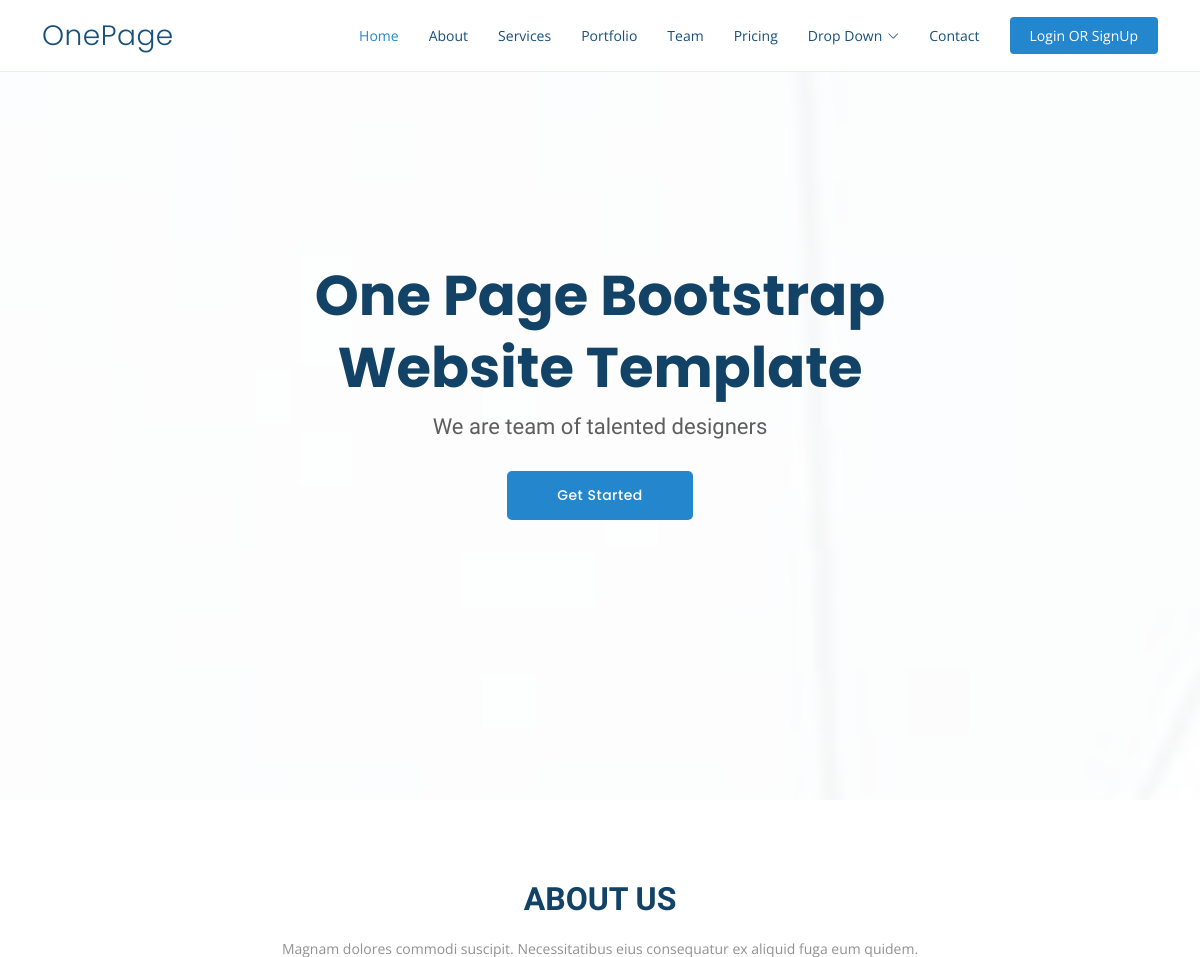
The app's page / (upper part), older data.
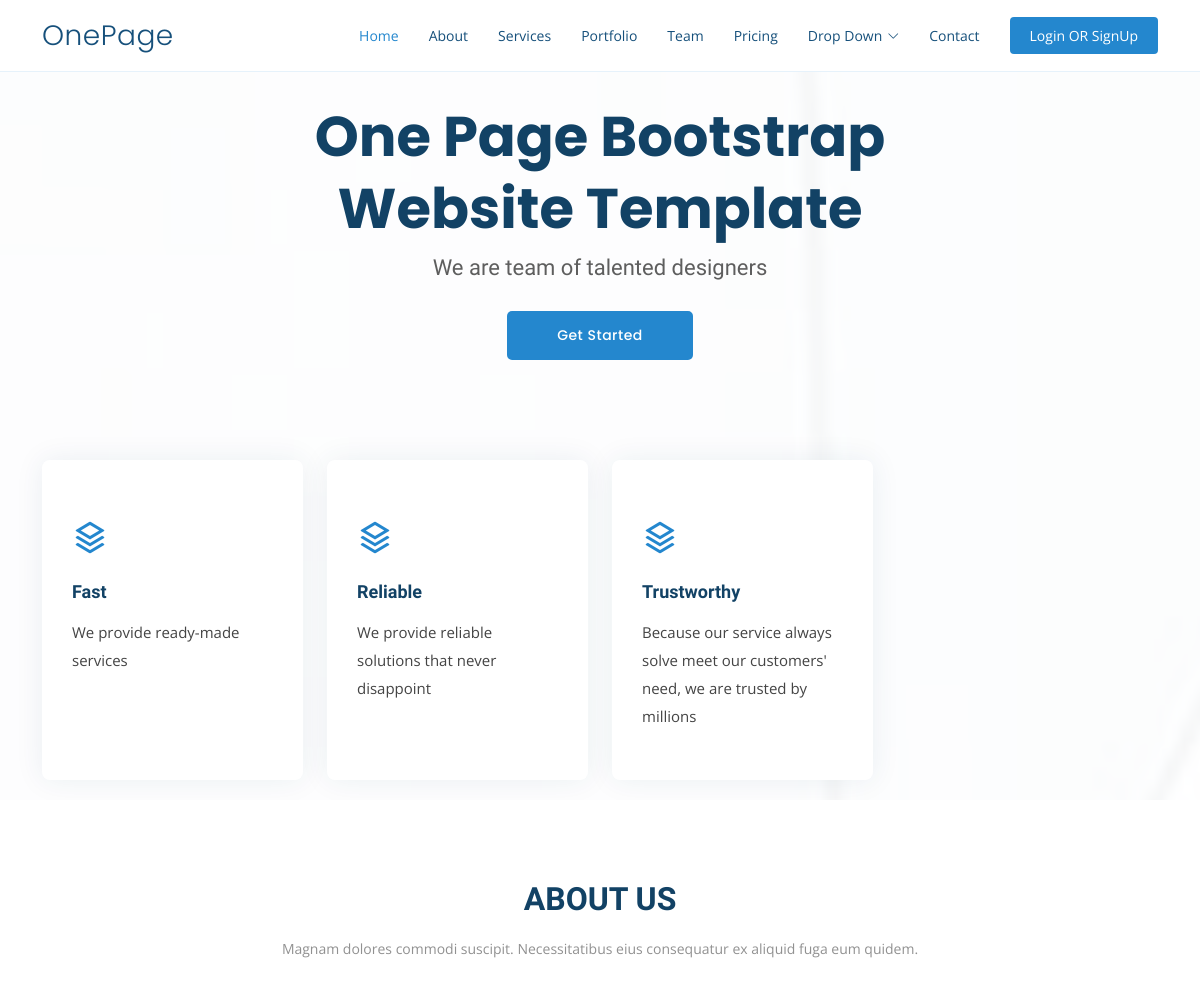
The same page, newer data.
### myapp/models.py (models this page shows)
class Feature(models.Model):
    name = models.CharField(max_length=100)
    details = models.CharField(max_length=500)

### myapp/views.py (the view)
# urls.py: path('', views.index, name='index'),
def index(request):
    features = Feature.objects.all()
    return render(request, 'index.html', {'features': features})

### templates/index.html (shortened to what this page needs)
{% load static %}
<!DOCTYPE html>
<html lang="en">
<head>
  <link href="{% static 'assets/vendor/aos/aos.css' %}" rel="stylesheet">
  <link href="{% static 'assets/vendor/bootstrap/css/bootstrap.min.css' %}" rel="stylesheet">
  <link href="{% static 'assets/vendor/bootstrap-icons/bootstrap-icons.css' %}" rel="stylesheet">
  <link href="{% static 'assets/vendor/boxicons/css/boxicons.min.css' %}" rel="stylesheet">
  <link href="{% static 'assets/vendor/glightbox/css/glightbox.min.css' %}" rel="stylesheet">
  <link href="{% static 'assets/vendor/remixicon/remixicon.css' %}" rel="stylesheet">
  <link href="{% static 'assets/vendor/swiper/swiper-bundle.min.css' %}" rel="stylesheet">
  <link href="{% static 'assets/css/style.css' %}" rel="stylesheet">
</head>
<body>
  <header id="header" class="fixed-top">
    <div class="container d-flex align-items-center justify-content-between">
      <h1 class="logo"><a href="index.html">OnePage</a></h1>
      <nav id="navbar" class="navbar">
        <ul>
          <li><a class="nav-link scrollto active" href="#hero">Home</a></li>
          <li><a class="nav-link scrollto" href="#about">About</a></li>
          <li><a class="nav-link scrollto" href="#services">Services</a></li>
          <li><a class="nav-link scrollto o" href="#portfolio">Portfolio</a></li>
          <li><a class="nav-link scrollto" href="#team">Team</a></li>
          <li><a class="nav-link scrollto" href="#pricing">Pricing</a></li>
          <li class="dropdown"><a href="#"><span>Drop Down</span> <i class="bi bi-chevron-down"></i></a>
          </li>
          <li><a class="nav-link scrollto" href="#contact">Contact</a></li>
          {% if user.is_authenticated %}
          <li><a class="getstarted scrollto" href="logout">Logout</a></li>
          {% else %}
          <li><a class="getstarted scrollto" href="login">Login OR SignUp</a></li>
          {% endif %}
        </ul>
      </nav>
    </div>
  </header>
  <section id="hero" class="d-flex align-items-center">
    <div class="container position-relative" data-aos="fade-up" data-aos-delay="100">
      <div class="row justify-content-center">
        <div class="col-xl-7 col-lg-9 text-center">
          {% if user.is_authenticated %}
          <h1>Welcome, {{user.username}}</h1>
          {% else %}
          <h1>One Page Bootstrap Website Template</h1>
          {% endif %}
          <h2>We are team of talented designers</h2>
        </div>
      </div>
      <div class="text-center">
        <a href="#about" class="btn-get-started scrollto">Get Started</a>
      </div>
      <div class="row icon-boxes">
        {% for feature in features %}
        <div class="col-md-6 col-lg-3 d-flex align-items-stretch mb-5 mb-lg-0" data-aos="zoom-in" data-aos-delay="200">
          <div class="icon-box">
            <div class="icon"><i class="ri-stack-line"></i></div>
            <h4 class="title"><a href="">{{feature.name}}</a></h4>
            <p class="description">{{feature.details}}</p>
          </div>
        </div>
        {% endfor %}
      </div>
    </div>
  </section>
  <main id="main">
    <section id="about" class="about">
      <div class="container" data-aos="fade-up">
        <div class="section-title">
          <h2>About Us</h2>
          <p>Magnam dolores commodi suscipit. Necessitatibus eius consequatur ex aliquid fuga eum quidem. </p>
        </div>
      </div>
    </section>
  </main>
</body>
</html>

### static/assets/css/style.css (style rules this page uses)
body { font-family: "Open Sans", sans-serif; color: #444444; }
a { color: #2487ce; text-decoration: none; }
h1, h2, h3, h4, h5, h6 { font-family: "Raleway", sans-serif; }
#header { transition: all 0.5s; background: #fff; z-index: 997; padding: 15px 0; border-bottom: 1px solid #e6f2fb; }
#header .logo { font-size: 28px; margin: 0; padding: 0; line-height: 1; font-weight: 300; letter-spacing: 0.5px; font-family: "Poppins", sans-serif; }
#header .logo a { color: #16507b; }
.navbar { padding: 0; }
.navbar ul { margin: 0; padding: 0; display: flex; list-style: none; align-items: center; }
.navbar li { position: relative; }
.navbar a, .navbar a:focus { display: flex; align-items: center; justify-content: space-between; padding: 10px 0 10px 30px; font-size: 14px; color: #16507b; white-space: nowrap; transition: 0.3s; }
.navbar a i, .navbar a:focus i { font-size: 12px; line-height: 0; margin-left: 5px; }
.navbar a:hover, .navbar .active, .navbar .active:focus, .navbar li:hover > a { color: #2487ce; }
.navbar .getstarted, .navbar .getstarted:focus { background: #2487ce; padding: 8px 20px; margin-left: 30px; border-radius: 4px; color: #fff; }
#hero { width: 100%; height: 100vh; position: relative; background: url("../img/hero-bg.jpg") top center; background-size: cover; position: relative; }
#hero:before { content: ""; background: rgba(255, 255, 255, 0.8); position: absolute; bottom: 0; top: 0; left: 0; right: 0; }
#hero .container { padding-top: 80px; }
#hero h1 { margin: 0; font-size: 56px; font-weight: 700; line-height: 72px; color: #124265; font-family: "Poppins", sans-serif; }
#hero h2 { color: #5e5e5e; margin: 10px 0 0 0; font-size: 22px; }
#hero .btn-get-started { font-family: "Poppins", sans-serif; font-weight: 500; font-size: 14px; letter-spacing: 0.5px; display: inline-block; padding: 14px 50px; border-radius: 5px; transition: 0.5s; margin-top: 30px; color: #fff; background: #2487ce; }
#hero .icon-boxes { margin-top: 100px; }
#hero .icon-box { padding: 50px 30px; position: relative; overflow: hidden; background: #fff; box-shadow: 0 0 29px 0 rgba(18, 66, 101, 0.08); transition: all 0.3s ease-in-out; border-radius: 8px; z-index: 1; }
#hero .icon-box .title { font-weight: 700; margin-bottom: 15px; font-size: 18px; }
#hero .icon-box .title a { color: #124265; transition: 0.3s; }
#hero .icon-box .description { font-size: 15px; line-height: 28px; margin-bottom: 0; }
#hero .icon-box .icon { margin-bottom: 20px; padding-top: 10px; display: inline-block; transition: all 0.3s ease-in-out; font-size: 36px; line-height: 1; color: #2487ce; }
@media (min-width: 1024px) { #hero { background-attachment: fixed; } }
section { padding: 80px 0; overflow: hidden; }
.section-title { text-align: center; padding-bottom: 30px; }
.section-title h2 { font-size: 32px; font-weight: bold; text-transform: uppercase; margin-bottom: 20px; padding-bottom: 0; color: #124265; }
.section-title p { margin-bottom: 0; font-size: 14px; color: #919191; }

Row changes from the older to the newer data that the page shows:
added Feature: name "Fast", details "We provide ready-made services"
added Feature: name "Reliable", details "We provide reliable solutions that never disappoint"
added Feature: name "Trustworthy", details "Because our service always solve meet our customers' need, we are trusted by millions"
